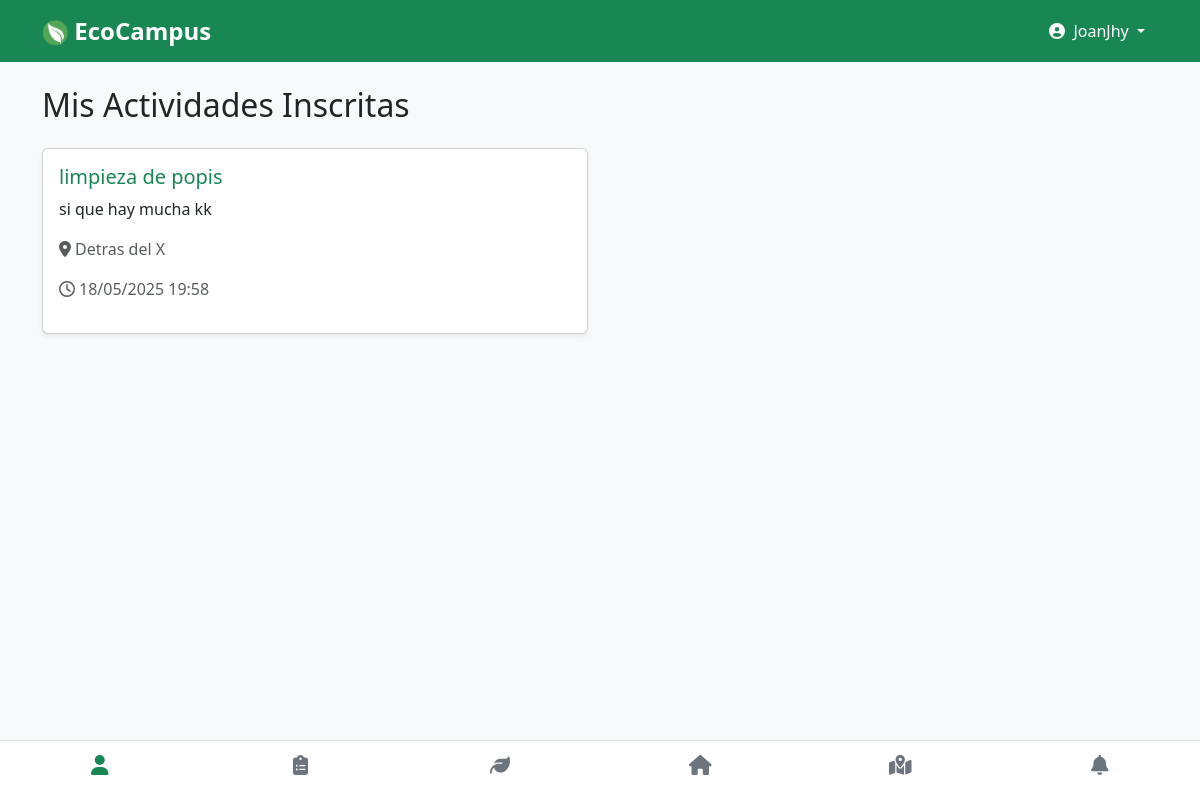
The page /perfil/actividades (signed in) on the database as committed earlier.
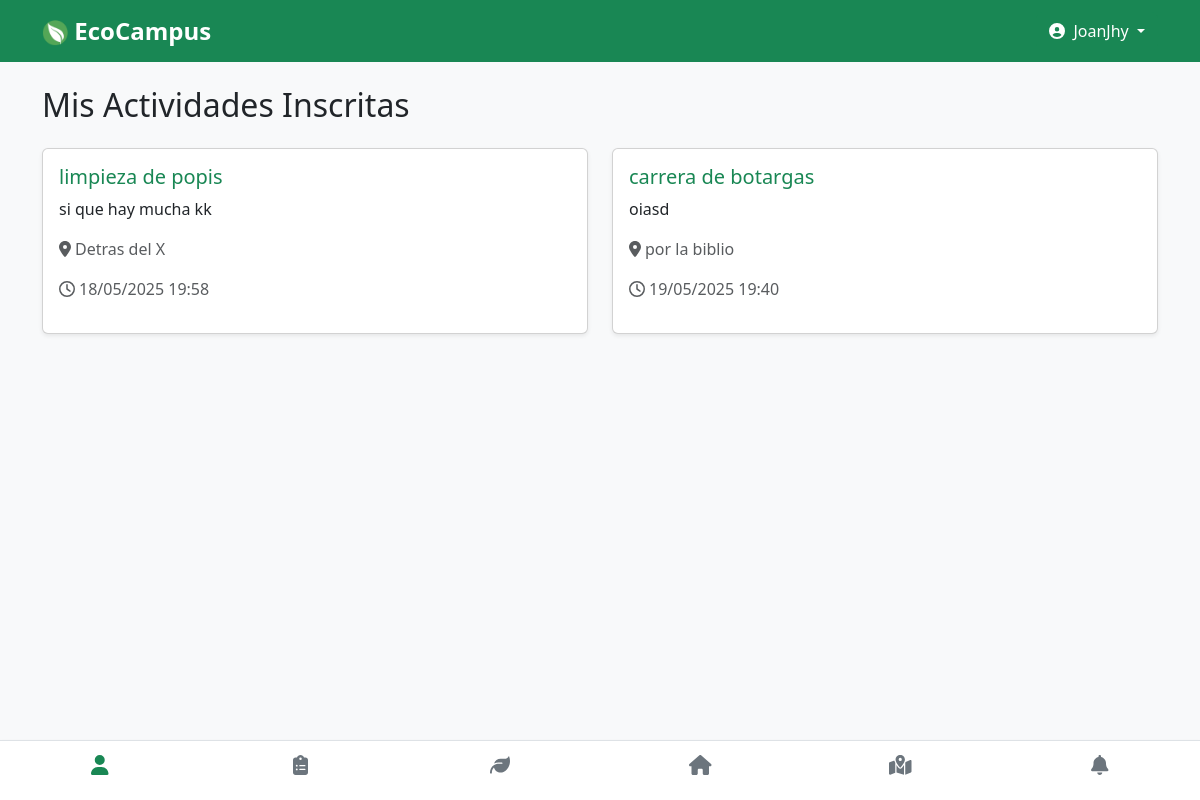
The same page on the database as committed later.
### backend/models.py (models this page shows)
class Inscripcion(db.Model):
    id = db.Column(db.Integer, primary_key=True)
    usuario_id = db.Column(db.Integer, db.ForeignKey('usuario.id'))
    actividad_id = db.Column(db.Integer, db.ForeignKey('actividad.id'))
    actividad = db.relationship('Actividad', backref='inscripciones')

class Actividad(db.Model):
    id = db.Column(db.Integer, primary_key=True)
    titulo = db.Column(db.String(100), nullable=False)
    descripcion = db.Column(db.String(200))
    area = db.Column(db.String(100))
    fecha_hora_inicio = db.Column(db.DateTime, nullable=False, default=datetime.utcnow)
    archivada = db.Column(db.Boolean, default=False)

### backend/routes.py (the view)
    @app.route('/perfil/actividades')
    def perfil_actividades():
        if 'usuario_id' not in session:
            flash('Debes iniciar sesión.')
            return redirect(url_for('login'))
        inscripciones = Inscripcion.query.filter_by(usuario_id=session['usuario_id']).all()
        return render_template('perfil_actividades.html', inscripciones=inscripciones)

### frontend/templates/perfil_actividades.html (shortened to what this page needs)
{% extends 'layout.html' %}
{% block content %}
<h2 class="mb-4">Mis Actividades Inscritas</h2>
{% if inscripciones %}
  <div class="row row-cols-1 row-cols-md-2 g-4">
    {% for ins in inscripciones %}
    <div class="col">
      <div class="card h-100 shadow-sm">
        <div class="card-body">
          <h5 class="card-title text-success">{{ ins.actividad.titulo }}</h5>
          <p class="card-text">{{ ins.actividad.descripcion }}</p>
          <p class="text-muted"><i class="fas fa-map-marker-alt me-1"></i>{{ ins.actividad.area }}</p>
          <p class="text-muted"><i class="far fa-clock me-1"></i>{{ ins.actividad.fecha_hora_inicio.strftime('%d/%m/%Y %H:%M') }}</p>
        </div>
      </div>
    </div>
    {% endfor %}
  </div>
{% else %}
  <div class="alert alert-secondary text-center">
    No estás inscrito en ninguna actividad.
  </div>
{% endif %}
{% endblock %}

### frontend/templates/layout.html (shortened to what this page needs)
<!DOCTYPE html>
<html lang="es">
    <head>
        <link rel="stylesheet" href="{{ url_for('static', filename='css/bootstrap.min.css') }}">
        <link rel="stylesheet" href="{{ url_for('static', filename='css/all.min.css') }}">
        <link rel="stylesheet" href="{{ url_for('static', filename='css/main.css') }}">
    </head>
    <body class="bg-light">
        <nav class="navbar navbar-expand-lg navbar-dark bg-success mb-4">
            <div class="container">
                <a class="navbar-brand" href="{{ url_for('menu') if session.get('usuario_id') else url_for('inicio') }}" style="align-items: center; justify-content: center; top: 50%;">
                <img src="{{ url_for('static', filename='img/favicon.ico')}}" alt="EcoCampus" style="height: 26px;">
                EcoCampus
                </a>
                {% if session.get('usuario_id') %}
                <div class="dropdown ms-auto">
                    <button class="btn btn-success dropdown-toggle" type="button" id="usuarioDropdown" data-bs-toggle="dropdown" aria-expanded="false">
                        <i class="fas fa-user-circle me-1"></i> {{ session['usuario_nombre'] }}
                    </button>
                </div>
                {% endif %}
            </div>
        </nav>
        <div class="container">
            {% block content %}{% endblock %}
        </div>
        {% if session.get('usuario_id') and request.path in [url_for('perfil'), url_for('reportes'), url_for('mapa'), url_for('perfil_reportes'), url_for('perfil_actividades'), url_for('actividades'), url_for('notificaciones')] %}
        <footer class="footer fixed-bottom bg-white border-top shadow-sm">
            <div class="container-fluid">
                <div class="row text-center">
                    <div class="col">
                        <a href="{{ url_for('perfil') }}" class="nav-icon {% if request.path in [url_for('perfil'), url_for('perfil_reportes'), url_for('perfil_actividades')] %}active{% endif %}">
                        <i class="fas fa-user fa-lg"></i>
                        </a>
                    </div>
                    <div class="col">
                        <a href="{{ url_for('reportes') }}" class="nav-icon {% if request.path == url_for('reportes') %}active{% endif %}">
                        <i class="fas fa-clipboard-list fa-lg"></i>
                        </a>
                    </div>
                    <div class="col">
                        <a href="{{ url_for('actividades') }}" class="nav-icon {% if request.path == url_for('actividades') %}active{% endif %}">
                        <i class="fas fa-leaf fa-lg"></i>
                        </a>
                    </div>
                    <div class="col">
                        <a href="{{ url_for('menu') }}" class="nav-icon">
                        <i class="fas fa-home fa-lg"></i>
                        </a>
                    </div>
                    <div class="col">
                        <a href="{{ url_for('mapa') }}" class="nav-icon {% if request.path == url_for('mapa') %}active{% endif %}">
                        <i class="fas fa-map-marked-alt fa-lg"></i>
                        </a>
                    </div>
                    <div class="col">
                        <a href="{{ url_for('notificaciones') }}" class="nav-icon {% if request.path == url_for('notificaciones') %}active{% endif %}">
                        <i class="fas fa-bell fa-lg"></i>
                        </a>
                    </div>
                </div>
            </div>
        </footer>
        {% endif %}
    </body>
</html>

### frontend/static/css/main.css (style rules this page uses)
body { font-family: 'Segoe UI', Tahoma, Geneva, Verdana, sans-serif; }
.navbar-brand { font-weight: bold; font-size: 1.5rem; }
.footer { height: 60px; z-index: 1030; }
.nav-icon { display: inline-block; color: #6c757d; padding: 12px 0; width: 100%; text-decoration: none; }
.nav-icon.active { color: #198754; font-weight: bold; }

Rows that differ between the two databases and show on the page:
added Inscripcion: actividad.titulo "carrera de botargas", actividad.descripcion "oiasd", actividad.area "por la biblio", actividad.fecha_hora_inicio "19/05/2025 19:40"
